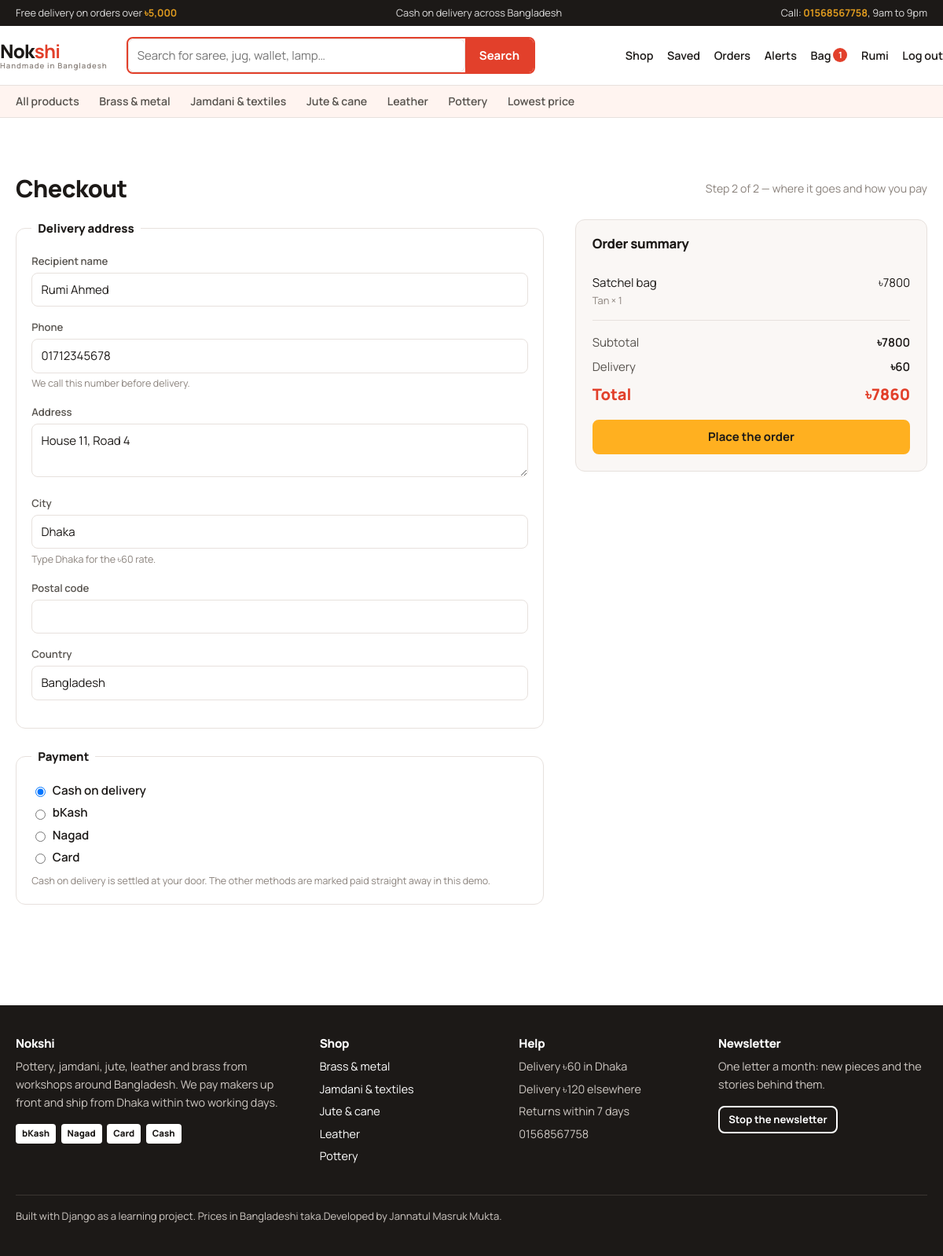
/checkout/ (signed in), run on the app's committed database.
### products/models.py (models this page shows, shortened)
class CustomUser(AbstractUser):
    middle_name = models.CharField(max_length=150, blank=True)
    email = models.EmailField(unique=True)
    REQUIRED_FIELDS = ["email"]
    class Meta:
        verbose_name = "user"
        verbose_name_plural = "users"
    @property
    def full_name(self):
        parts = [self.first_name, self.middle_name, self.last_name]
        return " ".join(p for p in parts if p) or self.username

class Category(models.Model):
    name = models.CharField(max_length=120, unique=True)
    slug = models.SlugField(max_length=140, unique=True, blank=True)
    description = models.CharField(max_length=255, blank=True)
    image = models.ImageField(upload_to="categories/", blank=True)
    class Meta:
        verbose_name_plural = "categories"
        ordering = ["name"]
    def get_absolute_url(self):
        return f"{reverse('product_list')}?category={self.slug}"

class Customer(models.Model):
    user = models.OneToOneField(
        settings.AUTH_USER_MODEL, on_delete=models.CASCADE, related_name="customer"
    )
    phone = models.CharField(max_length=20, blank=True)
    address = models.CharField(max_length=255, blank=True)
    city = models.CharField(max_length=100, blank=True)
    joined_at = models.DateTimeField(auto_now_add=True)

class CartItem(models.Model):
    cart = models.ForeignKey(Cart, on_delete=models.CASCADE, related_name="items")
    variant = models.ForeignKey(ProductVariant, on_delete=models.CASCADE)
    quantity = models.PositiveIntegerField(default=1)
    added_at = models.DateTimeField(auto_now_add=True)
    class Meta:
        unique_together = ("cart", "variant")
        ordering = ["added_at"]
    @property
    def line_total(self):
        return self.variant.price * self.quantity

class ProductVariant(models.Model):
    product = models.ForeignKey(Product, on_delete=models.CASCADE, related_name="variants")
    name = models.CharField(max_length=120, help_text="e.g. Indigo / Medium")
    sku = models.CharField(max_length=40, unique=True)
    price = models.DecimalField(max_digits=10, decimal_places=2)
    compare_at_price = models.DecimalField(
        max_digits=10,
        decimal_places=2,
        null=True,
        blank=True,
        help_text="The old price. Leave empty if this item is not on offer.",
    )
    stock = models.PositiveIntegerField(default=0)
    class Meta:
        ordering = ["price"]
        unique_together = ("product", "name")

class Product(models.Model):
    name = models.CharField(max_length=200)
    slug = models.SlugField(max_length=220, unique=True, blank=True)
    description = models.TextField()
    category = models.ForeignKey(Category, on_delete=models.PROTECT, related_name="products")
    brand = models.ForeignKey(Brand, on_delete=models.PROTECT, related_name="products")
    image = models.ImageField(upload_to="products/", blank=True)
    is_featured = models.BooleanField(default=False)
    is_active = models.BooleanField(default=True)
    created_at = models.DateTimeField(auto_now_add=True)
    class Meta:
        ordering = ["-created_at"]

### products/views.py (the view, shortened to what this page needs)
# urls.py: path('checkout/', views.checkout, name='checkout'),
@login_required
def checkout(request):
    cart = get_cart(request)
    items = list(cart.items.select_related("variant__product"))
    if not items:
        messages.info(request, "Your bag is empty. Add something first.")
        return redirect("product_list")
    customer = request.user.customer
    initial = {
        "recipient_name": request.user.full_name,
        "phone": customer.phone,
        "address": customer.address,
        "city": customer.city or "Dhaka",
    }
    form = CheckoutForm(request.POST or None, initial=initial)
    subtotal = cart.subtotal
    city_guess = (request.POST.get("city") or customer.city or "Dhaka").strip().lower()
    delivery = Decimal(
        settings.DELIVERY_CHARGE_INSIDE_DHAKA
        if city_guess == "dhaka"
        else settings.DELIVERY_CHARGE_OUTSIDE_DHAKA
    )
    return render(
        request,
        "products/checkout.html",
        {
            "form": form,
            "items": items,
            "subtotal": subtotal,
            "delivery": delivery,
            "total": subtotal + delivery,
        },
    )

### products/forms.py (shortened to what this page needs)
class CheckoutForm(NoColonMixin, forms.ModelForm):
    payment_method = forms.ChoiceField(
        choices=Payment.METHOD_CHOICES,
        widget=forms.RadioSelect,
        initial=Payment.CASH,
    )
    class Meta:
        model = ShippingAddress
        fields = ["recipient_name", "phone", "address", "city", "postal_code", "country"]
        widgets = {
            "address": forms.Textarea(attrs={"rows": 2}),
        }

### products/context_processors.py (called while the page is built)
def shop_context(request):
    data = {
        'shop_name': settings.SHOP_NAME,
        'shop_tagline': settings.SHOP_TAGLINE,
        'nav_categories': Category.objects.all()[:6],
        'cart_count': 0,
        'unread_notifications': 0,
        'is_subscribed': False,
    }
    if request.user.is_authenticated:
        customer = getattr(request.user, 'customer', None)
        if customer:
            cart = getattr(customer, 'cart', None)
            if cart:
                data['cart_count'] = cart.item_count
            data['unread_notifications'] = customer.notifications.filter(is_read=False).count()
            subscription = getattr(customer, 'subscription', None)
            data['is_subscribed'] = bool(subscription and subscription.is_active)
    return data

### products/models.py (called while the page is built)
    @property
    def subtotal(self):
        return sum((item.line_total for item in self.items.all()), Decimal("0.00"))

    @property
    def item_count(self):
        return sum(item.quantity for item in self.items.all())

### products/views.py (called while the page is built)
def get_cart(request):
    cart, _ = Cart.objects.get_or_create(customer=request.user.customer)
    return cart

### products/templates/products/checkout.html (shortened to what this page needs)
{% extends "base.html" %}
{% block content %}
<div class="section-head">
  <h1>Checkout</h1>
  <p>Step 2 of 2 — where it goes and how you pay</p>
</div>
<form method="post">
  <div class="split">
    <div>
      <fieldset>
        <legend>Delivery address</legend>
        <p>{{ form.recipient_name.label_tag }}{{ form.recipient_name }}{{ form.recipient_name.errors }}</p>
        <p>{{ form.phone.label_tag }}{{ form.phone }}{{ form.phone.errors }}<span class="form-hint">We call this number before delivery.</span></p>
        <p>{{ form.address.label_tag }}{{ form.address }}{{ form.address.errors }}</p>
        <p>{{ form.city.label_tag }}{{ form.city }}{{ form.city.errors }}<span class="form-hint">Type Dhaka for the ৳60 rate.</span></p>
        <p>{{ form.postal_code.label_tag }}{{ form.postal_code }}{{ form.postal_code.errors }}</p>
        <p>{{ form.country.label_tag }}{{ form.country }}{{ form.country.errors }}</p>
      </fieldset>
      <fieldset>
        <legend>Payment</legend>
        <div class="radio-row">{{ form.payment_method }}</div>
        <span class="form-hint">Cash on delivery is settled at your door. The other methods are marked paid straight away in this demo.</span>
      </fieldset>
    </div>
    <div class="summary">
      <h3>Order summary</h3>
      <table>
        {% for item in items %}
          <tr>
            <td>{{ item.variant.product.name }}<div class="maker">{{ item.variant.name }} &times; {{ item.quantity }}</div></td>
            <td class="numeric">৳{{ item.line_total|floatformat:0 }}</td>
          </tr>
        {% endfor %}
      </table>
      <dl style="margin-top:1rem">
        <dt>Subtotal</dt><dd>৳{{ subtotal|floatformat:0 }}</dd>
        <dt>Delivery</dt><dd>৳{{ delivery|floatformat:0 }}</dd>
        <dt class="total">Total</dt><dd class="total">৳{{ total|floatformat:0 }}</dd>
      </dl>
      <button class="btn btn-accent" type="submit">Place the order</button>
    </div>
  </div>
</form>
{% endblock %}

### products/templates/base.html (shortened to what this page needs)
{% load static %}<!DOCTYPE html>
<html lang="en">
<head>
  <link rel="stylesheet" href="{% static 'css/style.css' %}">
</head>
<body>
<div class="ticker">
  <div class="shell">
    <span>Free delivery on orders over <strong>৳5,000</strong></span>
    <span>Cash on delivery across Bangladesh</span>
    <span>Call: <strong>01568567758</strong>, 9am to 9pm</span>
  </div>
</div>
<header class="masthead">
  <div class="shell masthead-inner">
    <a class="wordmark" href="{% url 'home' %}">Nok<b>shi</b><span>{{ shop_tagline }}</span></a>
    <form class="header-search" method="get" action="{% url 'product_list' %}" role="search">
      <input type="search" name="q" placeholder="Search for saree, jug, wallet, lamp…" aria-label="Search products">
      <button type="submit">Search</button>
    </form>
    <nav>
      <a href="{% url 'product_list' %}">Shop</a>
      {% if user.is_authenticated %}
        <a href="{% url 'wishlist' %}">Saved</a>
        <a href="{% url 'order_list' %}">Orders</a>
        <a href="{% url 'notifications' %}">Alerts{% if unread_notifications %}<span class="pill">{{ unread_notifications }}</span>{% endif %}</a>
        <a href="{% url 'cart_detail' %}">Bag{% if cart_count %}<span class="pill">{{ cart_count }}</span>{% endif %}</a>
        <a href="{% url 'profile' %}">{{ user.first_name|default:user.username }}</a>
        <form method="post" action="{% url 'logout' %}" style="display:inline">
          <button type="submit" class="linkish" style="text-decoration:none">Log out</button>
        </form>
      {% else %}
        <a href="{% url 'login' %}">Log in</a>
        <a class="btn btn-small" href="{% url 'signup' %}">Create account</a>
      {% endif %}
    </nav>
  </div>
</header>
{% if nav_categories %}
<div class="subnav">
  <div class="shell">
    <a href="{% url 'product_list' %}">All products</a>
    {% for category in nav_categories %}
      <a href="{{ category.get_absolute_url }}">{{ category.name }}</a>
    {% endfor %}
    <a href="{% url 'product_list' %}?sort=price_low">Lowest price</a>
  </div>
</div>
{% endif %}
<main>
  <div class="shell">
    {% block content %}{% endblock %}
  </div>
</main>
<footer class="footer">
  <div class="shell">
    <div class="footer-grid">
      <div>
        <h4>{{ shop_name }}</h4>
        <p>Pottery, jamdani, jute, leather and brass from workshops around Bangladesh. We pay makers up front and ship from Dhaka within two working days.</p>
        <div class="pay-row">
          <span>bKash</span><span>Nagad</span><span>Card</span><span>Cash</span>
        </div>
      </div>
      <div>
        <h4>Shop</h4>
        <ul>
          {% for category in nav_categories %}
            <li><a href="{{ category.get_absolute_url }}">{{ category.name }}</a></li>
          {% endfor %}
        </ul>
      </div>
      <div>
        <h4>Help</h4>
        <ul>
          <li>Delivery ৳60 in Dhaka</li>
          <li>Delivery ৳120 elsewhere</li>
          <li>Returns within 7 days</li>
          <li>01568567758</li>
        </ul>
      </div>
      <div>
        <h4>Newsletter</h4>
        <p>One letter a month: new pieces and the stories behind them.</p>
        {% if user.is_authenticated %}
          <form method="post" action="{% url 'toggle_subscription' %}">
            {% if is_subscribed %}
              <button type="submit" class="btn btn-small btn-danger" style="color:#fff;border-color:#fff">Stop the newsletter</button>
            {% else %}
              <button type="submit" class="btn btn-small btn-accent">Sign me up</button>
            {% endif %}
          </form>
        {% else %}
          <a class="btn btn-small btn-accent" href="{% url 'signup' %}">Create an account</a>
        {% endif %}
      </div>
    </div>
    <p class="colophon">Built with Django as a learning project. Prices in Bangladeshi taka.Developed by Jannatul Masruk Mukta.</p>
  </div>
</footer>
</body>
</html>

### data on the page
CustomUser: first_name "Rumi"
Category: name "Brass & metal"
Category: name "Jamdani & textiles"
Category: name "Jute & cane"
Category: name "Leather"
Category: name "Pottery"
Customer: phone "01712345678", address "House 11, Road 4", city "Dhaka"
CartItem: variant.product.name "Satchel bag", variant.name "Tan", quantity "1", line_total "7800"

### other printed values
{{ shop_tagline }} "Handmade in Bangladesh"
{{ cart_count }} "1"
{{ subtotal|floatformat:0 }} "7800"
{{ delivery|floatformat:0 }} "60"
{{ total|floatformat:0 }} "7860"
{{ shop_name }} "Nokshi"
